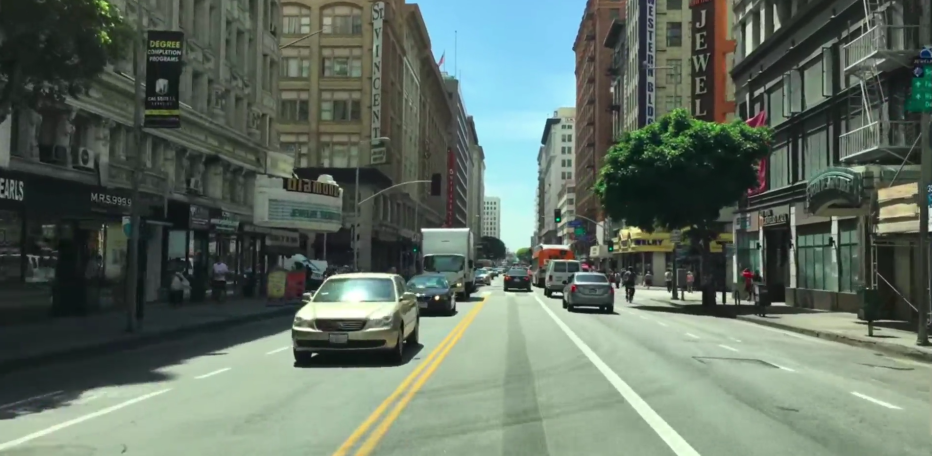
#> input picture street.png, 1863 x 911 px (shown at 1/2 size)
$ python car_line_detector.py
#> lines starting #> are read from the running program, lines starting #| are printed output that depends on the picture; after the words box and inside, x2 and y2 are one past the last pixel; in counts of white or black regions, pixels touching at a corner belong together
### utils.py
import cv2
import os
import numpy as np
import math


# [31 lines left out: functions normalize_image, cluster_image_colors, not called in this run]


def filer_image_color(img_hsv: np.array, color_hsv_lower: list, color_hsv_upper: list):
    """
    Filter hsv image based on lower and upper threshold.

    :return output: filtered area
    """
    lower = np.array(color_hsv_lower, dtype="uint8")
    upper = np.array(color_hsv_upper, dtype="uint8")
    mask = cv2.inRange(src=img_hsv, lowerb=lower, upperb=upper)
    output = cv2.bitwise_and(src1=img_hsv, src2=img_hsv, mask=mask)
    return output


def display_image(img: np.array, name: str = "image", color_callback: bool = False):
    """
    Display openCV image.
    """
    # [4 lines left out: function show_hsv_color, not called in this run]

    if color_callback:
        cv2.namedWindow(name)
        cv2.setMouseCallback(name, show_hsv_color, img)
        cv2.imshow(name, img)
    else:
        cv2.imshow(name, img)

    cv2.waitKey(0)
    cv2.destroyAllWindows()


def line_from_points(x1: tuple, x2: tuple):
    """
    Calculate line coefficients from two points.

    :return slope,b: line parameters in cartesian coordinates
    """
    # y = ax + b
    slope = (x1[1] - x2[1]) / (x1[0] - x2[0])
    b = x1[1] - slope*x1[0]
    # (slope, zero point)
    return slope, b


def find_x_for_y(slope: float, point_slope: float, y: int):
    """
    :return: x coordinate of a given line
    """
    return (y-point_slope) * (1/slope)

### car_line_detector.py
import cv2
import numpy as np

from utils import filer_image_color, display_image, line_from_points, find_x_for_y


def draw_lanes(img: np.array, lines: np.array, height: int, height_threshold: int) -> np.array:
    """
    Define logic for deciding if line is a street lane.
    Draw left and right street lane.
    :param img: bgr image
    :param lines: contains output of probabilistic hue method
    :param height: vertical coordinate describing end of region of interest
    :param height_threshold: vertical coordinate describing beginning of region of interest

    :return img_copy, start: image with drawn lanes, coordinates of lanes
    """
    img_copy = img.copy()
    start = []
    if lines is not None:
        line_coefficients = []
        line_candidates = [line_array.ravel() for line_array in lines]
        # Exclude lines that were extracted on top of a picture
        line_candidates = list(filter(lambda x: x[1] > height_threshold or x[3] > height_threshold, line_candidates))

        for line in line_candidates:
            x1 = (line[0], line[1])
            x2 = (line[2], line[3])
            # Find function equation coefficients
            a, b = line_from_points(x1=x1, x2=x2)
            line_coefficients.append((a, b))

        # Sort lines based on their point slope
        line_candidates_sorted = sorted(line_coefficients, key=lambda x: x[1])
        left_line, right_line = line_candidates_sorted[0], line_candidates_sorted[-1]
        for line in (left_line, right_line):
            pt1 = int(find_x_for_y(slope=line[0], point_slope=line[1], y=height)), height
            pt2 = int(find_x_for_y(slope=line[0], point_slope=line[1], y=height_threshold)), height_threshold
            cv2.line(img_copy, pt1, pt2, (0, 0, 255), 3, cv2.LINE_AA)
            start.append(pt1)
            start.append(pt2)
        start = sorted(start, key=lambda x: x[0])
    return img_copy, start


def get_lanes(img: np.array) -> np.array:
    """
    Filter yellow left and white right lane.
    Apply edge detection.
    Get lines.

    :param img: bgr image
    :return: lane candidates
    """
    # img_kmeans = cluster_image_colors(img=img, n_clusters=7)
    img_hsv = cv2.cvtColor(img, cv2.COLOR_RGB2HSV)
    img_yellow = filer_image_color(img_hsv=img_hsv,
                                            # Yellow color range
                                            color_hsv_lower=[90, 90, 200],
                                            color_hsv_upper=[110, 130, 240])
    img_white = filer_image_color(img_hsv=img_hsv,
                                           # Yellow color range
                                           color_hsv_lower=[55, 20, 190],
                                           color_hsv_upper=[80, 40, 255])
    # Erode white pixels
    kernel = np.ones((3, 3), np.uint8)
    img_white = cv2.morphologyEx(img_white, cv2.MORPH_OPEN, kernel=kernel)
    # img_white = cv2.erode(img_white, kernel=kernel, iterations=2)

    img_final = cv2.add(img_yellow, img_white)

    img_edges = cv2.Canny(img_final, 50, 200)

    # Hough Line keeps tracks of the intersection between curves of every point in image.
    # https://docs.opencv.org/3.4/d9/db0/tutorial_hough_lines.html
    linesP = cv2.HoughLinesP(image=img_edges,
                             rho=1,
                             theta=np.pi / 180,
                             threshold=100,  # How many points must coincide (to create line)
                             minLineLength=100,
                             maxLineGap=50)
    return linesP


def main():
    img_name = 'street.png'
    img = cv2.imread(img_name)
#> img is the input picture: shape (911, 1863, 3); mean B, G, R 98, 109.5, 96.4
    img = cv2.resize(img, dsize=(0, 0), fx=0.5, fy=0.5)
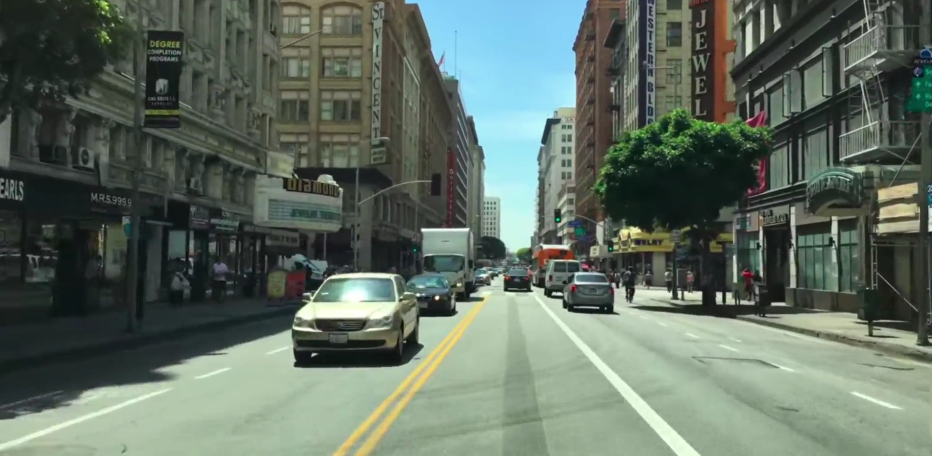
#> img: shape (456, 932, 3); mean B, G, R 98.2, 109.7, 96.5
    height, width = img.shape[:2]
#> height = 456; width = 932
    height_threshold = (height // 4) * 3
#> height_threshold = 342
    lanes = get_lanes(img=img)
#> in get_lanes, `img_hsv = cv2.cvtColor(img, cv2.COLOR_RGB2HSV)`: img_hsv: shape (456, 932, 3); mean H, S, V 59.7, 50.1, 112.1
#> in filer_image_color, `mask = cv2.inRange(src=img_hsv, lowerb=lower, upperb=upper)`:
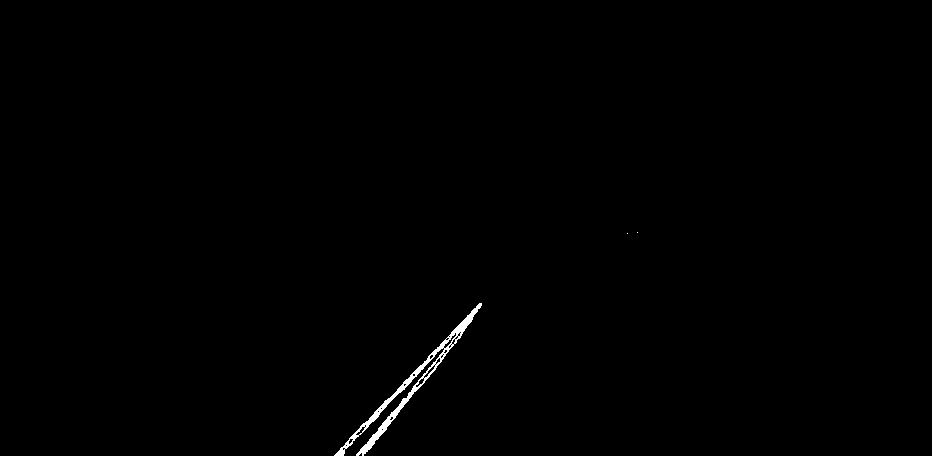
#> mask: shape (456, 932); 0.41% white; 3 white regions (2 under 20 px), largest, box (x1, y1, x2, y2) and area: (334, 303, 482, 456) 1758
#> in filer_image_color, `output = cv2.bitwise_and(src1=img_hsv, src2=img_hsv, mask=mask)`: output: shape (456, 932, 3); mean H, S, V 0.4, 0.5, 0.9
#> in filer_image_color (call 2), `mask = cv2.inRange(src=img_hsv, lowerb=lower, upperb=upper)`:
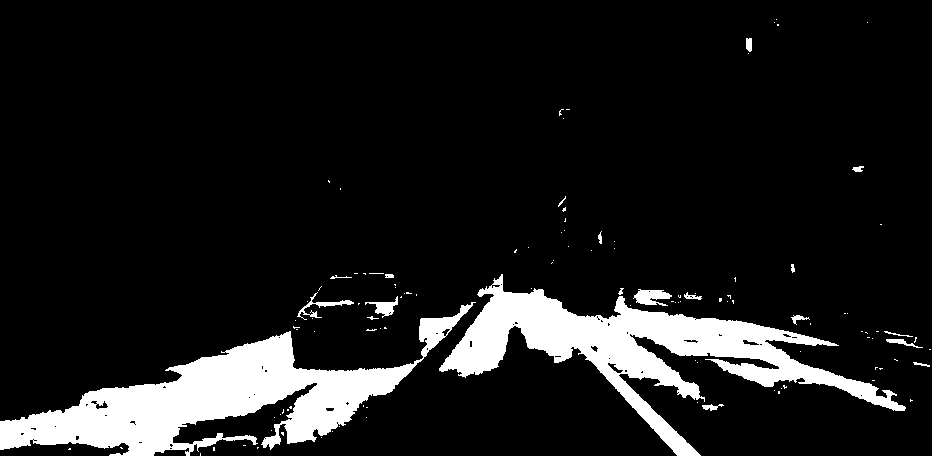
#> mask: shape (456, 932); 10.9% white; 118 white regions (99 under 20 px), largest, box (x1, y1, x2, y2) and area: (0, 302, 476, 456) 23104, (439, 274, 906, 456) 21314, (633, 289, 672, 306) 408
#> in filer_image_color (call 2), `output = cv2.bitwise_and(src1=img_hsv, src2=img_hsv, mask=mask)`: output: shape (456, 932, 3); mean H, S, V 7.4, 3.5, 22.3
#> in get_lanes, `img_white = cv2.morphologyEx(img_white, cv2.MORPH_OPEN, kernel=kernel)`: img_white: shape (456, 932, 3); mean H, S, V 7.1, 3.4, 21.7
#> in get_lanes, `img_final = cv2.add(img_yellow, img_white)`: img_final: shape (456, 932, 3); mean H, S, V 7.5, 3.8, 22.6
#> in get_lanes, `img_edges = cv2.Canny(img_final, 50, 200)`:
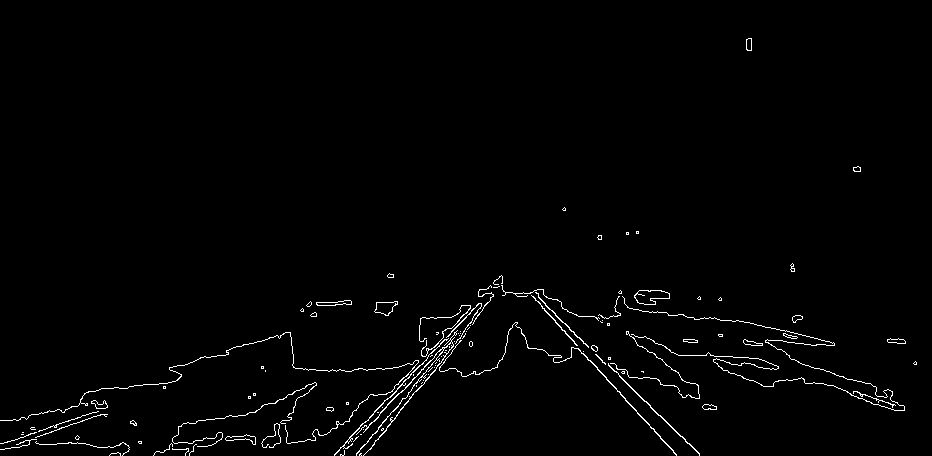
#> img_edges: shape (456, 932); 1.4% white in thin lines or dots
#> in get_lanes, `linesP = cv2.HoughLinesP(image=img_edges, rho=1, theta=np.pi / 180, th..`: linesP = [[334, 454, 502, 280], [530, 293, 676, 455], [532, 292, 699, 454], [538, 297, 692, 446], [367, 451, 502, 285], [340, 454, 502, 286], [356, 455, 502, 281]]
#> lanes has the same summary as linesP in get_lanes
    img_lanes, points = draw_lanes(img=img, lines=lanes, height=height, height_threshold=height_threshold)
#> in draw_lanes, `line_candidates = [line_array.ravel() for line_array in lines]`: line_candidates has the same summary as linesP in get_lanes
#> the loop in draw_lanes, `for line in line_candidates:` made 7 passes
#> (x1, x2, slope in line_from_points, b, a) on passes 1 to 7: ((334, 454), (502, 280), -1.04, 799.9, -1.04), ((530, 293), (676, 455), 1.11, -295.1, 1.11), ((532, 292), (699, 454), 0.97, -224.1, 0.97), ((538, 297), (692, 446), 0.968, -223.5, 0.968), ((367, 451), (502, 285), -1.23, 902.3, -1.23), ((340, 454), (502, 286), -1.04, 806.6, -1.04), ((356, 455), (502, 281), -1.19, 879.3, -1.19)
#> after the loop in draw_lanes, `for line in line_candidates:`: line_coefficients = [(-1.04, 799.9), (1.11, -295.1), (0.97, -224.1), (0.968, -223.5), (-1.23, 902.3), (-1.04, 806.6), (-1.19, 879.3)]
#> in draw_lanes, `line_candidates_sorted = sorted(line_coefficients, key=lambda x: x[1])`: line_candidates_sorted = [(1.11, -295.1), (0.97, -224.1), (0.968, -223.5), (-1.04, 799.9), (-1.04, 806.6), (-1.19, 879.3), (-1.23, 902.3)]
#> in draw_lanes, `left_line, right_line = line_candidates_sorted[0], line_candidates_sor..`: left_line = (1.11, -295.1); right_line = (-1.23, 902.3)
#> the loop in draw_lanes, `for line in (left_line, right_line):` made 2 passes
#> (line, pt1, pt2) on passes 1 to 2: ((1.11, -295.1), (676, 456), (574, 342)), ((-1.23, 902.3), (362, 456), (455, 342))
#> after the loop in draw_lanes, `for line in (left_line, right_line):`:
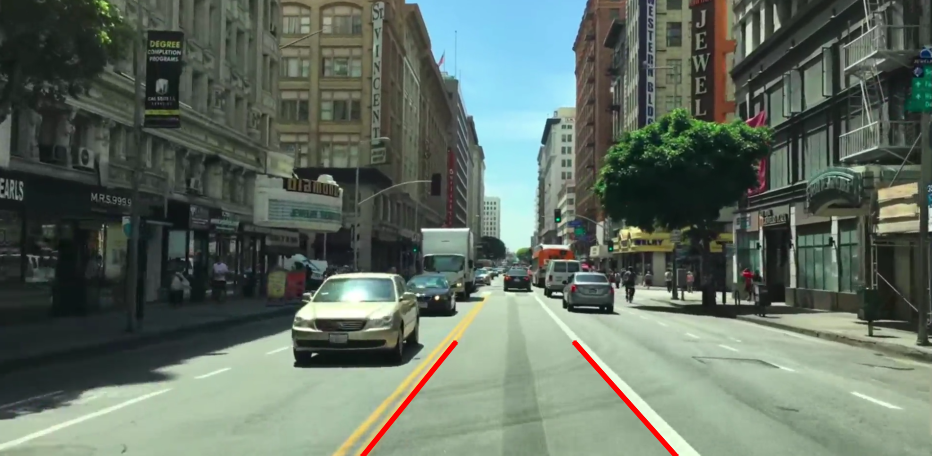
#> img_copy: shape (456, 932, 3); 0.45% of pixels changed, all inside (x1, y1, x2, y2) = (359, 339, 680, 456)
#> after the loop in draw_lanes, `for line in (left_line, right_line):`: start = [(676, 456), (574, 342), (362, 456), (455, 342)]
#> in draw_lanes, `start = sorted(start, key=lambda x: x[0])`: start = [(362, 456), (455, 342), (574, 342), (676, 456)]
#> points = [(362, 456), (455, 342), (574, 342), (676, 456)]
    display_image(img=img_lanes, name=img_name, color_callback=True)


if __name__ == "__main__":
    main()
